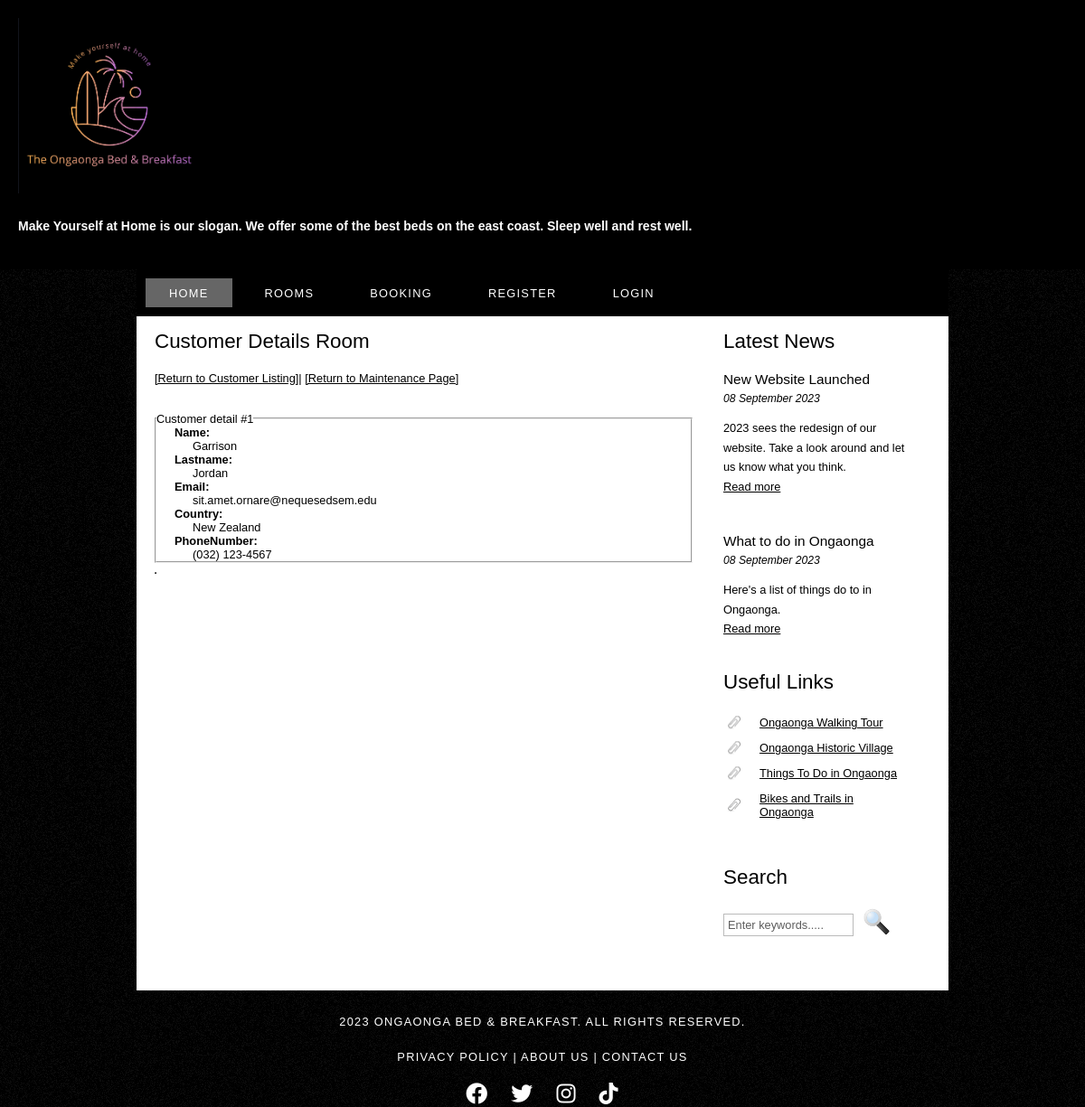
The page /viewcustomer.php?id=1 on the database its author committed.
### tables this page shows
CREATE TABLE `customer` (
  `customerID` int unsigned NOT NULL AUTO_INCREMENT,
  `firstname` varchar(50) NOT NULL,
  `lastname` varchar(50) NOT NULL,
  `email` varchar(100) NOT NULL,
  `password` varchar(100) NOT NULL,
  `is_hashed` tinyint(1) NOT NULL DEFAULT '0',
  `country` varchar(50) DEFAULT NULL,
  `phonenumber` varchar(20) DEFAULT NULL,
  `isAdmin` tinyint(1) NOT NULL DEFAULT '0',
  PRIMARY KEY (`customerID`)
);

### viewcustomer.php (the view, shortened to what this page needs)
<?php
$DBC = mysqli_connect("127.0.0.1", DBUSER, DBPASSWORD, DBDATABASE);
$id = $_GET['id'];
$query = 'SELECT * FROM customer WHERE customerid='.$id;
$result = mysqli_query($DBC,$query);
$rowcount = mysqli_num_rows($result);
?>
<!DOCTYPE HTML>
<html>
<head>
  <link rel="stylesheet" type="text/css" href="style/style.css" title="style" />
  <link rel="stylesheet" href="https://cdnjs.cloudflare.com/ajax/libs/font-awesome/6.0.0-beta3/css/all.min.css">
</head>
<body>
<?php include 'header.php'; ?>
<?php include 'menubar.php'; ?>
  <div id="site_content">
  <?php include 'sidebar.php'; ?>
  <div id="content">
    <table border="1">
        <h2>Customer Details Room</h2>
        <a href="customerlist.php">[Return to Customer Listing]</a> | <a href="./maintenance.php">[Return to Maintenance Page]</a>
        <?php
            if ($rowcount > 0) {
                echo "<fieldset><legend>Customer detail #$id</legend><dl>";
                $row = mysqli_fetch_assoc($result);
                echo "<dt>Name:</dt><dd>" . $row['firstname'] . "</dd>" . PHP_EOL;
                echo "<dt>Lastname:</dt><dd>" . $row['lastname'] . "</dd>" . PHP_EOL;
                echo "<dt>Email:</dt><dd>" . $row['email'] . "</dd>" . PHP_EOL;
                echo "<dt>Country:</dt><dd>" . $row['country'] . "</dd>" . PHP_EOL;
                echo "<dt>PhoneNumber:</dt><dd>" . $row['phonenumber'] . "</dd>" . PHP_EOL;
                echo '</dl></fieldset>' . PHP_EOL;
            } else {
                echo "<h2>No customer found!</h2>";
            }
        ?>
    </table>
</div>
</div>
<?php include 'footer.php'; ?>
</body>
</html>

### style/style.css (style rules this page uses)
html { height: 100%; }
* { margin: 0; padding: 0; }
body { font: normal .80em 'trebuchet ms', arial, sans-serif; background: #F0EFE2 url(background.png) repeat; color: #000; }
h1, h2, h3, h4, h5, h6 { font: normal 175% 'century gothic', arial, sans-serif; color: #000; margin: 0 0 15px 0; padding: 15px 0 5px 0; }
h2 { font: normal 175% 'century gothic', arial, sans-serif; }
a, a:hover { outline: none; text-decoration: underline; color: #000; }
#main, #logo, #menubar, #site_content, #footer { margin-left: auto; margin-right: auto; }
#site_content { width: 854px; overflow: hidden; margin: 0 auto 0 auto; padding: 0 24px 20px 20px; background: #FFF; }
#content { text-align: left; float: left; width: 595px; padding: 0; }
table { margin: 10px 0 30px 0; }

### viewcustomer.php (style rules this page uses)
dt { font-weight: bold; display: inline; margin-left: 20px; }
dd { margin-left: 40px; }
fieldset { margin-top: 30px; }

### rows shown on the page
customer: firstname "Garrison", lastname "Jordan", email "sit.amet.ornare@nequesedsem.edu", country "New Zealand", phonenumber "(032) 123-4567"

### other values the page prints
$id "1"
